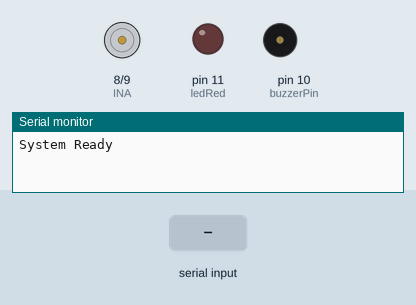
The sketch below on a simulated Arduino Uno, built with avr-gcc and run on an emulated ATmega328P. Shown: motor-driver pin pairs drawn as motors (green arrow = first pin HIGH = forward, orange = second pin HIGH = backward, longer = more drive, scaled by the enable pin), output pins drawn as LEDs (lit = HIGH), buzzer (waves = sounding), the last lines printed to the serial monitor. Inputs (shaded band) come from the test bench.

Above: at 1.8 s.
1.9 s: "30,150\n" received over the second serial link
At 3.5 s:
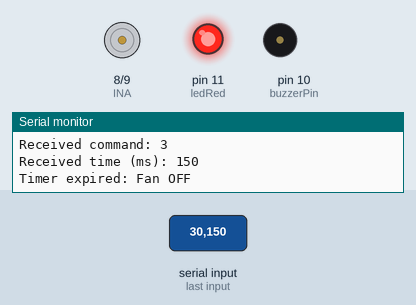
4.2 s: "1" received over the second serial link
At 5.0 s:
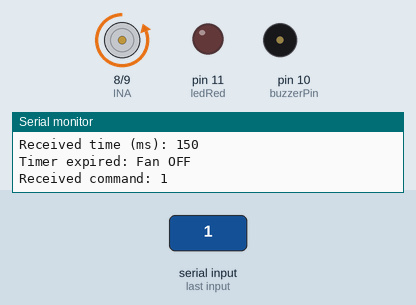
6.2 s: "3" received over the second serial link
At 6.63 s:
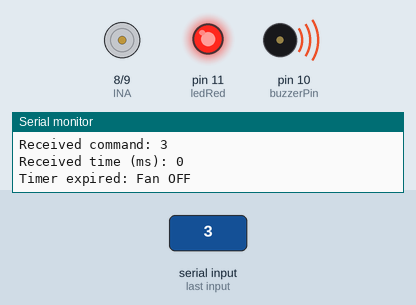
Timing chart, 0 to 9.2 s (numbered marks = the images above; inputs shaded):
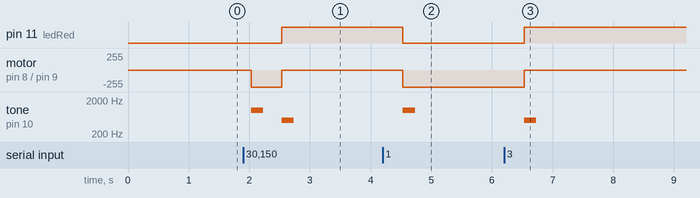

The sketch:

finalproject.ino
```cpp
#include <SoftwareSerial.h> //블루투스 통신 라이브러리
#include <DHT.h> // 온습도센서 DHT11을 쓰기 위한 라이브러리

#define DHTPIN 5 //5번핀에 연결
#define DHTTYPE DHT11 //센서 타입 지정
DHT dht(DHTPIN, DHTTYPE); //변수 지정값


//각각의 핀 번호를 변수로 지정
const int INA = 8;
const int INB = 9;
const int bluetoothTx = 2;
const int bluetoothRx = 3;
const int trigPin = 6;
const int echoPin = 7;
const int buzzerPin = 10;
const int ledRed = 11;
const int ledGreen = 12;

int time=0;
bool fanState = false;

SoftwareSerial bluetooth(bluetoothTx, bluetoothRx);
//블루투스 모듈을 변수 지정 소프트웨어 시리얼로 설정(TX=2,RX=3)

unsigned long timerStart = 0;
bool timerActive = false;
bool ultrasonicEnabled = false;
bool tempControlEnabled = false;
//타이머,초음파 제어, 온도 제어 상태 저장 변수

void setup() {
  pinMode(INA, OUTPUT);
  pinMode(INB, OUTPUT);
  pinMode(trigPin, OUTPUT);
  pinMode(echoPin, INPUT);
  pinMode(buzzerPin, OUTPUT);
  pinMode(ledRed, OUTPUT);
  pinMode(ledGreen, OUTPUT);
  //각 핀들을 입/출력 모드로 설정

  Serial.begin(9600);
  bluetooth.begin(9600);
  dht.begin();
  //시리얼 통신, 블루투스 통신,DHT11 센서도 초기화

  fanOff();  // 초기 상태는 OFF
  Serial.println("System Ready");
}

void loop() {
  if (bluetooth.available()) {
    char cmd = bluetooth.read(); //블루투스 들어온 명령 읽음
    Serial.print("Received command: ");
    Serial.println(cmd);

    if (cmd == '1') {
      fanOn(); //펜 켜짐
      timerActive = false; //타이머 활동 X
      ultrasonicEnabled = false; //초음파 활동 X
      tempControlEnabled = false; //온도
    } else if (cmd == '2') {
      fanOff(); //펜 꺼짐
      timerActive = false;
      ultrasonicEnabled = false;
      tempControlEnabled = false;
      Serial.println("all OFF");
    } else if (cmd == '3') {
      String timeStr = "";
      // 블루투스 버퍼에 남아있는 숫자들 읽기 (예: "5000")
      while (bluetooth.available()) {
        char c = bluetooth.read();
        if (isDigit(c)) {
          timeStr += c;
        }
        delay(5); // 블루투스 통신 안정화용 짧은 지연
      }
      time = timeStr.toInt(); // 문자열을 정수로 변환하여 ms 단위 시간 저장
      Serial.print("Received time (ms): ");
      Serial.println(time);
      fanOn(); // 펜 켜기
      timerStart = millis();
      timerActive = true;
      ultrasonicEnabled = false;
      tempControlEnabled = false;
    } else if (cmd == '4') {
      ultrasonicEnabled = true; //초음파 활동
      timerActive = false;
      tempControlEnabled = false;
      Serial.println("Ultrasonic Control ENABLED");
    } else if (cmd == '5') {
      tempControlEnabled = true; //온도 켜짐
      ultrasonicEnabled = false;
      timerActive = false;
      Serial.println("Temperature Control ENABLED");
    }
  }
	// 타이머 제어 코드
  if (timerActive && millis() - timerStart >= (unsigned long)time) {
    fanOff();
    timerActive = false;
    Serial.println("Timer expired: Fan OFF");
  }

	//초음파 코드
  if (ultrasonicEnabled) {
    long duration, distance;
    digitalWrite(trigPin, LOW);
    delayMicroseconds(2);
    digitalWrite(trigPin, HIGH);
    delayMicroseconds(10);
    digitalWrite(trigPin, LOW);
    duration = pulseIn(echoPin, HIGH);
    distance = duration * 0.034 / 2;
    Serial.print("Distance: ");
    Serial.println(distance);
		//거리코드 200이하일때 켜지고있음
    if (distance <= 200) {
      fanOn();
      Serial.println("Fan ON (by ultrasonic)");
    } else {
      fanOff();
      Serial.println("Fan OFF (by ultrasonic)");
    }
  }
	//온도 제어 코드
  if (tempControlEnabled) {
    float temp = dht.readTemperature();
    Serial.print("Temp: ");
    Serial.println(temp);
    //20 이상 켜짐
    if (temp > 20.0) {
      fanOn();
      Serial.println("Fan ON (by temp)");
    } else {
      fanOff();
      Serial.println("Fan OFF (by temp)");
    }
  }

  delay(500);
}


void fanOn() {
  if (!fanState) {  // 꺼진 상태였다면
    digitalWrite(INA, LOW);
    digitalWrite(INB, HIGH);
    digitalWrite(ledGreen, HIGH);
    digitalWrite(ledRed, LOW);
    tone(buzzerPin, 1000, 200); // 삐 - 켜질 때만 울림
    fanState = true;
  }
}


void fanOff() {
  if (fanState) {  // 켜진 상태였다면
    digitalWrite(INA, LOW);
    digitalWrite(INB, LOW);
    digitalWrite(ledGreen, LOW);
    digitalWrite(ledRed, HIGH);
    tone(buzzerPin, 500, 200); // 삐 - 꺼질 때만 울림
    fanState = false;
  }
}


 
```

Measured:
- after the input at 1.9 s, pin 11 (ledRed): LOW → HIGH after 0.63 s; motor on pin 8 (INA) / pin 9 (INB): stopped → backward 255/255 after 0.13 s, → stopped 0.50 s later; tone on pin 10 (buzzerPin): silent → 1000 Hz after 0.13 s, → silent 0.20 s later, → 500 Hz 0.30 s later, → silent 0.20 s later
- after the input at 4.2 s, pin 11 (ledRed): HIGH → LOW after 0.33 s; motor on pin 8 (INA) / pin 9 (INB): stopped → backward 255/255 after 0.33 s; tone on pin 10 (buzzerPin): silent → 1000 Hz after 0.33 s, → silent 0.20 s later
- after the input at 6.2 s, pin 11 (ledRed): LOW → HIGH after 0.33 s; motor on pin 8 (INA) / pin 9 (INB): backward 255/255 → stopped after 0.33 s; tone on pin 10 (buzzerPin): silent → 500 Hz after 0.33 s, → silent 0.20 s later
